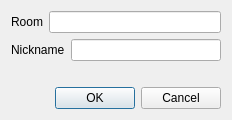
<?xml version="1.0" encoding="UTF-8"?>
<ui version="4.0">
 <class>QtJoinMUCDialog</class>
 <widget class="QDialog" name="QtJoinMUCDialog">
  <property name="geometry">
   <rect>
    <x>0</x>
    <y>0</y>
    <width>232</width>
    <height>110</height>
   </rect>
  </property>
  <property name="windowTitle">
   <string>Join Room</string>
  </property>
  <layout class="QVBoxLayout" name="verticalLayout">
   <item>
    <layout class="QHBoxLayout" name="horizontalLayout">
     <item>
      <widget class="QLabel" name="label">
       <property name="text">
        <string>Room</string>
       </property>
      </widget>
     </item>
     <item>
      <widget class="QLineEdit" name="mucJID_"/>
     </item>
    </layout>
   </item>
   <item>
    <layout class="QHBoxLayout" name="horizontalLayout_2">
     <item>
      <widget class="QLabel" name="label_2">
       <property name="text">
        <string>Nickname</string>
       </property>
      </widget>
     </item>
     <item>
      <widget class="QLineEdit" name="nick_"/>
     </item>
    </layout>
   </item>
   <item>
    <widget class="QLabel" name="errorLabel_">
     <property name="text">
      <string/>
     </property>
     <property name="textFormat">
      <enum>Qt::RichText</enum>
     </property>
    </widget>
   </item>
   <item>
    <widget class="QDialogButtonBox" name="buttons_">
     <property name="orientation">
      <enum>Qt::Horizontal</enum>
     </property>
     <property name="standardButtons">
      <set>QDialogButtonBox::Cancel|QDialogButtonBox::Ok</set>
     </property>
     <property name="centerButtons">
      <bool>false</bool>
     </property>
    </widget>
   </item>
  </layout>
 </widget>
 <resources/>
 <connections/>
</ui>
